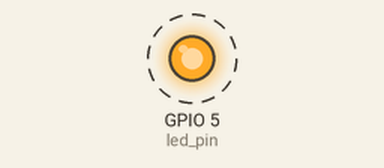
Recording of a program running on a simulated Raspberry Pi (BCM pin numbers). Shown: output pins drawn as LEDs (lit = HIGH). Dashed ring = blinking.

Above: at 0.5 s.
Timing chart, 0 to 4.6 s (numbered marks = the images above):
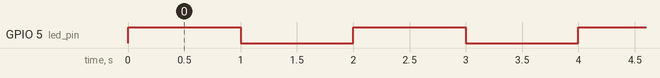

The program:

LED.py
```python
import RPi.GPIO as gpio
import time
led_pin = 5
#set BCM convention
gpio.setmode(gpio.BCM)

#set pin3 as output
gpio.setup(led_pin, gpio.OUT)

#set led pin high and low with delay
while True:
	gpio.output(led_pin, gpio.HIGH)
	time.sleep(1)
	gpio.output(led_pin, gpio.LOW)
	time.sleep(1)
```

Measured:
- by itself, GPIO 5 (led_pin): alternates HIGH for 1.0 s and LOW for 1.0 s
